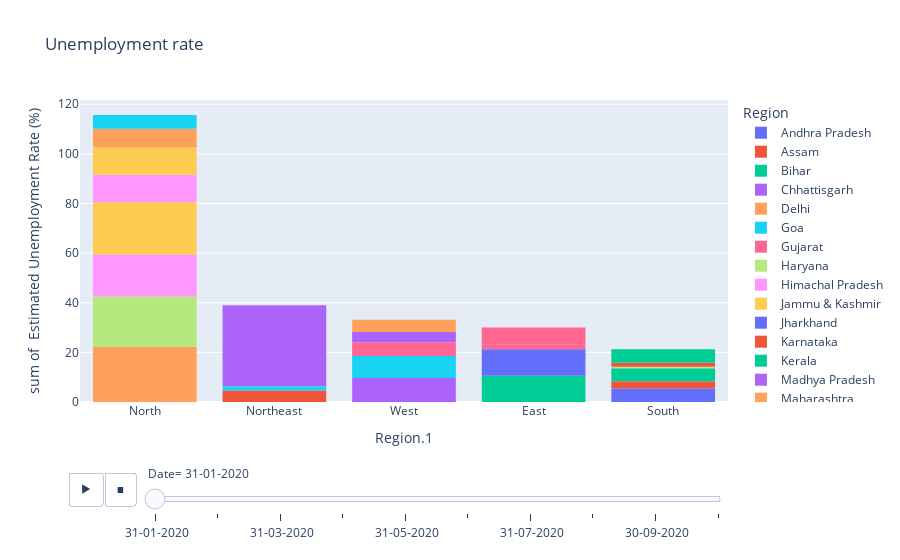

The code cell stored with this chart in its notebook:
### Markdown cell above
## Analyzing Data By Histogram

### Code cell
fg = px.histogram(df,x='Region.1',y=' Estimated Unemployment Rate (%)',color='Region',title='Unemployment rate',animation_frame=' Date',template='plotly')
fg.update_layout(xaxis={'categoryorder':'total descending'})
fg.show()

### Figure 1 — Plotly figure (JSON) as saved in the notebook; plotly's stock layout.template omitted (floating-point values rounded to 4 significant figures)
{"data": [{"alignmentgroup": "True", "bingroup": "x", "histfunc": "sum", "hovertemplate": "Region=Andhra Pradesh<br> Date= 31-01-2020<br>Region.1=%{x}<br>sum of  Estimated Unemployment Rate (%)=%{y}<extra></extra>", "legendgroup": "Andhra Pradesh", "marker": {"color": "#636efa", "pattern": {"shape": ""}}, "name": "Andhra Pradesh", "offsetgroup": "Andhra Pradesh", "orientation": "v", "showlegend": true, "type": "histogram", "x": ["South"], "xaxis": "x", "y": [5.48], "yaxis": "y"}, {"alignmentgroup": "True", "bingroup": "x", "histfunc": "sum", "hovertemplate": "Region=Assam<br> Date= 31-01-2020<br>Region.1=%{x}<br>sum of  Estimated Unemployment Rate (%)=%{y}<extra></extra>", "legendgroup": "Assam", "marker": {"color": "#EF553B", "pattern": {"shape": ""}}, "name": "Assam", "offsetgroup": "Assam", "orientation": "v", "showlegend": true, "type": "histogram", "x": ["Northeast"], "xaxis": "x", "y": [4.66], "yaxis": "y"}, {"alignmentgroup": "True", "bingroup": "x", "histfunc": "sum", "hovertemplate": "Region=Bihar<br> Date= 31-01-2020<br>Region.1=%{x}<br>sum of  Estimated Unemployment Rate (%)=%{y}<extra></extra>", "legendgroup": "Bihar", "marker": {"color": "#00cc96", "pattern": {"shape": ""}}, "name": "Bihar", "offsetgroup": "Bihar", "orientation": "v", "showlegend": true, "type": "histogram", "x": ["East"], "xaxis": "x", "y": [10.61], "yaxis": "y"}, {"alignmentgroup": "True", "bingroup": "x", "histfunc": "sum", "hovertemplate": "Region=Chhattisgarh<br> Date= 31-01-2020<br>Region.1=%{x}<br>sum of  Estimated Unemployment Rate (%)=%{y}<extra></extra>", "legendgroup": "Chhattisgarh", "marker": {"color": "#ab63fa", "pattern": {"shape": ""}}, "name": "Chhattisgarh", "offsetgroup": "Chhattisgarh", "orientation": "v", "showlegend": true, "type": "histogram", "x": ["West"], "xaxis": "x", "y": [9.65], "yaxis": "y"}, {"alignmentgroup": "True", "bingroup": "x", "histfunc": "sum", "hovertemplate": "Region=Delhi<br> Date= 31-01-2020<br>Region.1=%{x}<br>sum of  Estimated Unemployment Rate (%)=%{y}<extra></extra>", "legendgroup": "Delhi", "marker": {"color": "#FFA15A", "pattern": {"shape": ""}}, "name": "Delhi", "offsetgroup": "Delhi", "orientation": "v", "showlegend": true, "type": "histogram", "x": ["North"], "xaxis": "x", "y": [22.23], "yaxis": "y"}, {"alignmentgroup": "True", "bingroup": "x", "histfunc": "sum", "hovertemplate": "Region=Goa<br> Date= 31-01-2020<br>Region.1=%{x}<br>sum of  Estimated Unemployment Rate (%)=%{y}<extra></extra>", "legendgroup": "Goa", "marker": {"color": "#19d3f3", "pattern": {"shape": ""}}, "name": "Goa", "offsetgroup": "Goa", "orientation": "v", "showlegend": true, "type": "histogram", "x": ["West"], "xaxis": "x", "y": [8.89], "yaxis": "y"}, {"alignmentgroup": "True", "bingroup": "x", "histfunc": "sum", "hovertemplate": "Region=Gujarat<br> Date= 31-01-2020<br>Region.1=%{x}<br>sum of  Estimated Unemployment Rate (%)=%{y}<extra></extra>", "legendgroup": "Gujarat", "marker": {"color": "#FF6692", "pattern": {"shape": ""}}, "name": "Gujarat", "offsetgroup": "Gujarat", "orientation": "v", "showlegend": true, "type": "histogram", "x": ["West"], "xaxis": "x", "y": [5.54], "yaxis": "y"}, {"alignmentgroup": "True", "bingroup": "x", "histfunc": "sum", "hovertemplate": "Region=Haryana<br> Date= 31-01-2020<br>Region.1=%{x}<br>sum of  Estimated Unemployment Rate (%)=%{y}<extra></extra>", "legendgroup": "Haryana", "marker": {"color": "#B6E880", "pattern": {"shape": ""}}, "name": "Haryana", "offsetgroup": "Haryana", "orientation": "v", "showlegend": true, "type": "histogram", "x": ["North"], "xaxis": "x", "y": [20.34], "yaxis": "y"}, {"alignmentgroup": "True", "bingroup": "x", "histfunc": "sum", "hovertemplate": "Region=Himachal Pradesh<br> Date= 31-01-2020<br>Region.1=%{x}<br>sum of  Estimated Unemployment Rate (%)=%{y}<extra></extra>", "legendgroup": "Himachal Pradesh", "marker": {"color": "#FF97FF", "pattern": {"shape": ""}}, "name": "Himachal Pradesh", "offsetgroup": "Himachal Pradesh", "orientation": "v", "showlegend": true, "type": "histogram", "x": ["North"], "xaxis": "x", "y": [16.83], "yaxis": "y"}, {"alignmentgroup": "True", "bingroup": "x", "histfunc": "sum", "hovertemplate": "Region=Jammu & Kashmir<br> Date= 31-01-2020<br>Region.1=%{x}<br>sum of  Estimated Unemployment Rate (%)=%{y}<extra></extra>", "legendgroup": "Jammu & Kashmir", "marker": {"color": "#FECB52", "pattern": {"shape": ""}}, "name": "Jammu & Kashmir", "offsetgroup": "Jammu & Kashmir", "orientation": "v", "showlegend": true, "type": "histogram", "x": ["North"], "xaxis": "x", "y": [21.08], "yaxis": "y"}, {"alignmentgroup": "True", "bingroup": "x", "histfunc": "sum", "hovertemplate": "Region=Jharkhand<br> Date= 31-01-2020<br>Region.1=%{x}<br>sum of  Estimated Unemployment Rate (%)=%{y}<extra></extra>", "legendgroup": "Jharkhand", "marker": {"color": "#636efa", "pattern": {"shape": ""}}, "name": "Jharkhand", "offsetgroup": "Jharkhand", "orientation": "v", "showlegend": true, "type": "histogram", "x": ["East"], "xaxis": "x", "y": [10.61], "yaxis": "y"}, {"alignmentgroup": "True", "bingroup": "x", "histfunc": "sum", "hovertemplate": "Region=Karnataka<br> Date= 31-01-2020<br>Region.1=%{x}<br>sum of  Estimated Unemployment Rate (%)=%{y}<extra></extra>", "legendgroup": "Karnataka", "marker": {"color": "#EF553B", "pattern": {"shape": ""}}, "name": "Karnataka", "offsetgroup": "Karnataka", "orientation": "v", "showlegend": true, "type": "histogram", "x": ["South"], "xaxis": "x", "y": [2.86], "yaxis": "y"}, {"alignmentgroup": "True", "bingroup": "x", "histfunc": "sum", "hovertemplate": "Region=Kerala<br> Date= 31-01-2020<br>Region.1=%{x}<br>sum of  Estimated Unemployment Rate (%)=%{y}<extra></extra>", "legendgroup": "Kerala", "marker": {"color": "#00cc96", "pattern": {"shape": ""}}, "name": "Kerala", "offsetgroup": "Kerala", "orientation": "v", "showlegend": true, "type": "histogram", "x": ["South"], "xaxis": "x", "y": [5.31], "yaxis": "y"}, {"alignmentgroup": "True", "bingroup": "x", "histfunc": "sum", "hovertemplate": "Region=Madhya Pradesh<br> Date= 31-01-2020<br>Region.1=%{x}<br>sum of  Estimated Unemployment Rate (%)=%{y}<extra></extra>", "legendgroup": "Madhya Pradesh", "marker": {"color": "#ab63fa", "pattern": {"shape": ""}}, "name": "Madhya Pradesh", "offsetgroup": "Madhya Pradesh", "orientation": "v", "showlegend": true, "type": "histogram", "x": ["West"], "xaxis": "x", "y": [4.11], "yaxis": "y"}, {"alignmentgroup": "True", "bingroup": "x", "histfunc": "sum", "hovertemplate": "Region=Maharashtra<br> Date= 31-01-2020<br>Region.1=%{x}<br>sum of  Estimated Unemployment Rate (%)=%{y}<extra></extra>", "legendgroup": "Maharashtra", "marker": {"color": "#FFA15A", "pattern": {"shape": ""}}, "name": "Maharashtra", "offsetgroup": "Maharashtra", "orientation": "v", "showlegend": true, "type": "histogram", "x": ["West"], "xaxis": "x", "y": [4.95], "yaxis": "y"}, {"alignmentgroup": "True", "bingroup": "x", "histfunc": "sum", "hovertemplate": "Region=Meghalaya<br> Date= 31-01-2020<br>Region.1=%{x}<br>sum of  Estimated Unemployment Rate (%)=%{y}<extra></extra>", "legendgroup": "Meghalaya", "marker": {"color": "#19d3f3", "pattern": {"shape": ""}}, "name": "Meghalaya", "offsetgroup": "Meghalaya", "orientation": "v", "showlegend": true, "type": "histogram", "x": ["Northeast"], "xaxis": "x", "y": [1.66], "yaxis": "y"}, {"alignmentgroup": "True", "bingroup": "x", "histfunc": "sum", "hovertemplate": "Region=Odisha<br> Date= 31-01-2020<br>Region.1=%{x}<br>sum of  Estimated Unemployment Rate (%)=%{y}<extra></extra>", "legendgroup": "Odisha", "marker": {"color": "#FF6692", "pattern": {"shape": ""}}, "name": "Odisha", "offsetgroup": "Odisha", "orientation": "v", "showlegend": true, "type": "histogram", "x": ["East"], "xaxis": "x", "y": [1.9], "yaxis": "y"}, {"alignmentgroup": "True", "bingroup": "x", "histfunc": "sum", "hovertemplate": "Region=Puducherry<br> Date= 31-01-2020<br>Region.1=%{x}<br>sum of  Estimated Unemployment Rate (%)=%{y}<extra></extra>", "legendgroup": "Puducherry", "marker": {"color": "#B6E880", "pattern": {"shape": ""}}, "name": "Puducherry", "offsetgroup": "Puducherry", "orientation": "v", "showlegend": true, "type": "histogram", "x": ["South"], "xaxis": "x", "y": [0.58], "yaxis": "y"}, {"alignmentgroup": "True", "bingroup": "x", "histfunc": "sum", "hovertemplate": "Region=Punjab<br> Date= 31-01-2020<br>Region.1=%{x}<br>sum of  Estimated Unemployment Rate (%)=%{y}<extra></extra>", "legendgroup": "Punjab", "marker": {"color": "#FF97FF", "pattern": {"shape": ""}}, "name": "Punjab", "offsetgroup": "Punjab", "orientation": "v", "showlegend": true, "type": "histogram", "x": ["North"], "xaxis": "x", "y": [11.11], "yaxis": "y"}, {"alignmentgroup": "True", "bingroup": "x", "histfunc": "sum", "hovertemplate": "Region=Rajasthan<br> Date= 31-01-2020<br>Region.1=%{x}<br>sum of  Estimated Unemployment Rate (%)=%{y}<extra></extra>", "legendgroup": "Rajasthan", "marker": {"color": "#FECB52", "pattern": {"shape": ""}}, "name": "Rajasthan", "offsetgroup": "Rajasthan", "orientation": "v", "showlegend": true, "type": "histogram", "x": ["North"], "xaxis": "x", "y": [10.97], "yaxis": "y"}, {"alignmentgroup": "True", "bingroup": "x", "histfunc": "sum", "hovertemplate": "Region=Tamil Nadu<br> Date= 31-01-2020<br>Region.1=%{x}<br>sum of  Estimated Unemployment Rate (%)=%{y}<extra></extra>", "legendgroup": "Tamil Nadu", "marker": {"color": "#EF553B", "pattern": {"shape": ""}}, "name": "Tamil Nadu", "offsetgroup": "Tamil Nadu", "orientation": "v", "showlegend": true, "type": "histogram", "x": ["South"], "xaxis": "x", "y": [1.57], "yaxis": "y"}, {"alignmentgroup": "True", "bingroup": "x", "histfunc": "sum", "hovertemplate": "Region=Telangana<br> Date= 31-01-2020<br>Region.1=%{x}<br>sum of  Estimated Unemployment Rate (%)=%{y}<extra></extra>", "legendgroup": "Telangana", "marker": {"color": "#00cc96", "pattern": {"shape": ""}}, "name": "Telangana", "offsetgroup": "Telangana", "orientation": "v", "showlegend": true, "type": "histogram", "x": ["South"], "xaxis": "x", "y": [5.49], "yaxis": "y"}, {"alignmentgroup": "True", "bingroup": "x", "histfunc": "sum", "hovertemplate": "Region=Tripura<br> Date= 31-01-2020<br>Region.1=%{x}<br>sum of  Estimated Unemployment Rate (%)=%{y}<extra></extra>", "legendgroup": "Tripura", "marker": {"color": "#ab63fa", "pattern": {"shape": ""}}, "name": "Tripura", "offsetgroup": "Tripura", "orientation": "v", "showlegend": true, "type": "histogram", "x": ["Northeast"], "xaxis": "x", "y": [32.67], "yaxis": "y"}, {"alignmentgroup": "True", "bingroup": "x", "histfunc": "sum", "hovertemplate": "Region=Uttar Pradesh<br> Date= 31-01-2020<br>Region.1=%{x}<br>sum of  Estimated Unemployment Rate (%)=%{y}<extra></extra>", "legendgroup": "Uttar Pradesh", "marker": {"color": "#FFA15A", "pattern": {"shape": ""}}, "name": "Uttar Pradesh", "offsetgroup": "Uttar Pradesh", "orientation": "v", "showlegend": true, "type": "histogram", "x": ["North"], "xaxis": "x", "y": [7.58], "yaxis": "y"}, {"alignmentgroup": "True", "bingroup": "x", "histfunc": "sum", "hovertemplate": "Region=Uttarakhand<br> Date= 31-01-2020<br>Region.1=%{x}<br>sum of  Estimated Unemployment Rate (%)=%{y}<extra></extra>", "legendgroup": "Uttarakhand", "marker": {"color": "#19d3f3", "pattern": {"shape": ""}}, "name": "Uttarakhand", "offsetgroup": "Uttarakhand", "orientation": "v", "showlegend": true, "type": "histogram", "x": ["North"], "xaxis": "x", "y": [5.49], "yaxis": "y"}, {"alignmentgroup": "True", "bingroup": "x", "histfunc": "sum", "hovertemplate": "Region=West Bengal<br> Date= 31-01-2020<br>Region.1=%{x}<br>sum of  Estimated Unemployment Rate (%)=%{y}<extra></extra>", "legendgroup": "West Bengal", "marker": {"color": "#FF6692", "pattern": {"shape": ""}}, "name": "West Bengal", "offsetgroup": "West Bengal", "orientation": "v", "showlegend": true, "type": "histogram", "x": ["East"], "xaxis": "x", "y": [6.94], "yaxis": "y"}], "layout": {"autosize": true, "barmode": "relative", "legend": {"title": {"text": "Region"}, "tracegroupgap": 0}, "sliders": [{"active": 0, "currentvalue": {"prefix": " Date="}, "len": 0.9, "pad": {"b": 10, "t": 60}, "steps": [{"args": [[" 31-01-2020"], {"frame": {"duration": 0, "redraw": true}, "fromcurrent": true, "mode": "immediate", "transition": {"duration": 0, "easing": "linear"}}], "label": " 31-01-2020", "method": "animate"}, {"args": [[" 29-02-2020"], {"frame": {"duration": 0, "redraw": true}, "fromcurrent": true, "mode": "immediate", "transition": {"duration": 0, "easing": "linear"}}], "label": " 29-02-2020", "method": "animate"}, {"args": [[" 31-03-2020"], {"frame": {"duration": 0, "redraw": true}, "fromcurrent": true, "mode": "immediate", "transition": {"duration": 0, "easing": "linear"}}], "label": " 31-03-2020", "method": "animate"}, {"args": [[" 30-04-2020"], {"frame": {"duration": 0, "redraw": true}, "fromcurrent": true, "mode": "immediate", "transition": {"duration": 0, "easing": "linear"}}], "label": " 30-04-2020", "method": "animate"}, {"args": [[" 31-05-2020"], {"frame": {"duration": 0, "redraw": true}, "fromcurrent": true, "mode": "immediate", "transition": {"duration": 0, "easing": "linear"}}], "label": " 31-05-2020", "method": "animate"}, {"args": [[" 30-06-2020"], {"frame": {"duration": 0, "redraw": true}, "fromcurrent": true, "mode": "immediate", "transition": {"duration": 0, "easing": "linear"}}], "label": " 30-06-2020", "method": "animate"}, {"args": [[" 31-07-2020"], {"frame": {"duration": 0, "redraw": true}, "fromcurrent": true, "mode": "immediate", "transition": {"duration": 0, "easing": "linear"}}], "label": " 31-07-2020", "method": "animate"}, {"args": [[" 31-08-2020"], {"frame": {"duration": 0, "redraw": true}, "fromcurrent": true, "mode": "immediate", "transition": {"duration": 0, "easing": "linear"}}], "label": " 31-08-2020", "method": "animate"}, {"args": [[" 30-09-2020"], {"frame": {"duration": 0, "redraw": true}, "fromcurrent": true, "mode": "immediate", "transition": {"duration": 0, "easing": "linear"}}], "label": " 30-09-2020", "method": "animate"}, {"args": [[" 31-10-2020"], {"frame": {"duration": 0, "redraw": true}, "fromcurrent": true, "mode": "immediate", "transition": {"duration": 0, "easing": "linear"}}], "label": " 31-10-2020", "method": "animate"}], "x": 0.1, "xanchor": "left", "y": 0, "yanchor": "top"}], "title": {"text": "Unemployment rate"}, "updatemenus": [{"buttons": [{"args": [null, {"frame": {"duration": 500, "redraw": true}, "fromcurrent": true, "mode": "immediate", "transition": {"duration": 500, "easing": "linear"}}], "label": "&#9654;", "method": "animate"}, {"args": [[null], {"frame": {"duration": 0, "redraw": true}, "fromcurrent": true, "mode": "immediate", "transition": {"duration": 0, "easing": "linear"}}], "label": "&#9724;", "method": "animate"}], "direction": "left", "pad": {"r": 10, "t": 70}, "showactive": false, "type": "buttons", "x": 0.1, "xanchor": "right", "y": 0, "yanchor": "top"}], "xaxis": {"anchor": "y", "autorange": true, "categoryorder": "total descending", "domain": [0, 1], "range": [-0.5, 4.5], "title": {"text": "Region.1"}, "type": "category"}, "yaxis": {"anchor": "x", "autorange": true, "domain": [0, 1], "range": [0, 121.7], "title": {"text": "sum of  Estimated Unemployment Rate (%)"}, "type": "linear"}}}
